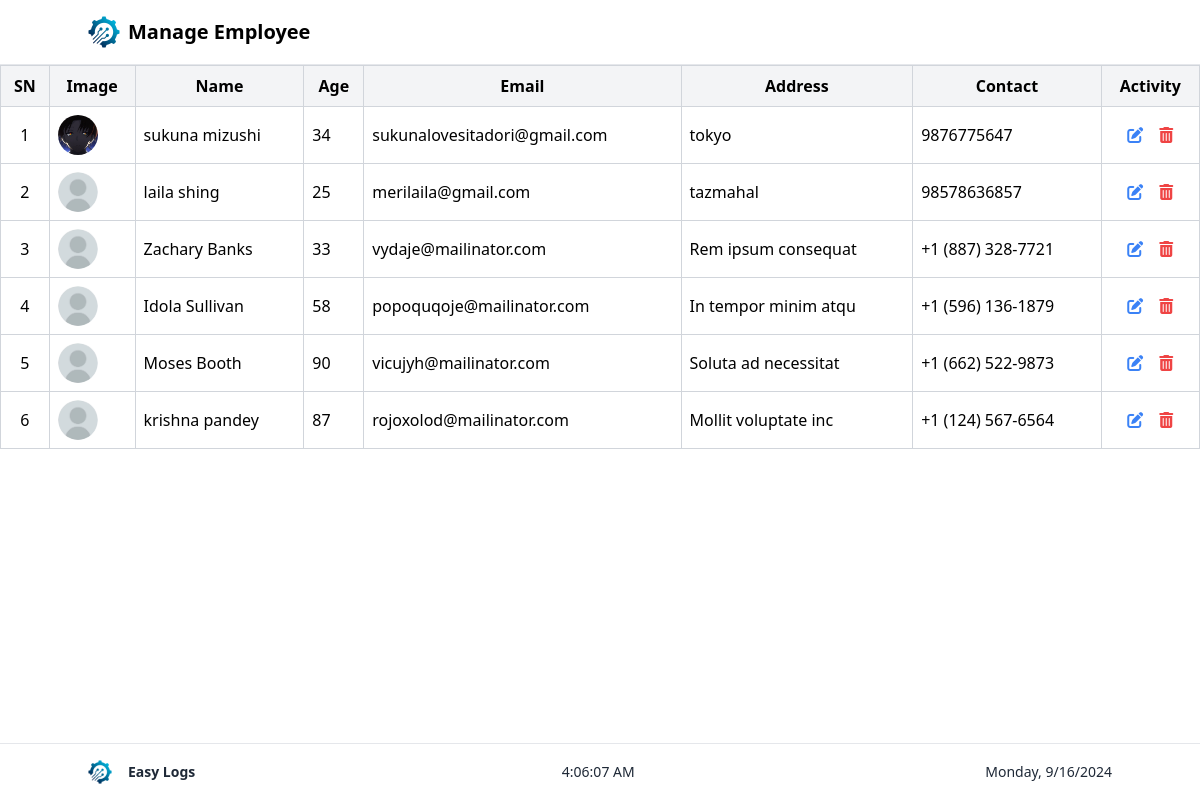
The app's page /manage_employee/ (signed in) with its own data.
### userauths/models.py (models this page shows)
class Employee(models.Model):
    user = models.OneToOneField(User, on_delete=models.CASCADE)
    first_name = models.CharField(max_length=100)
    last_name = models.CharField(max_length=100)
    email = models.EmailField()
    address = models.TextField()
    contact = models.CharField(max_length=15)
    age = models.PositiveIntegerField()
    profile_image = models.ImageField(upload_to='profile_images/', blank=True, null=True)

### userauths/views.py (the view)
# urls.py: path('manage_employee/', views.manage_employee , name="manage_employee"),
@login_required
@user_passes_test(lambda u: u.is_superuser)
def manage_employee(req):
    all_employees = Employee.objects.all()
    context = {
        'all_employees': all_employees
    }
    return render (req , "Admin/manage_employee.html",context)

### Templates/Admin/manage_employee.html (shortened to what this page needs)
<!DOCTYPE html>
<html lang="en">
  <head>
    <script src="https://cdn.tailwindcss.com"></script>
    <link
      href="https://cdn.jsdelivr.net/npm/remixicon@3.5.0/fonts/remixicon.css"
      rel="stylesheet"
    />
    <link
      rel="stylesheet"
      href="https://cdnjs.cloudflare.com/ajax/libs/font-awesome/6.0.0-beta3/css/all.min.css"
    />
  </head>
  <body class="flex flex-col min-h-screen">
    <nav class="p-4 border-b">
      <div class="container mx-auto flex items-center justify-between">
        <div class="flex items-center">
          <a href="/admin_dashboard">
            <img
              src="/static/images/Logo.png"
              alt="Logo"
              class="h-8 w-8 mr-2"
            />
          </a>
          <span class="text-xl font-bold">Manage Employee</span>
        </div>
      </div>
    </nav>
    <main class="flex-grow w-full overflow-x-auto">
      <table class="w-full border-collapse border border-gray-300">
        <thead>
          <tr class="bg-gray-100">
            <th class="border border-gray-300 p-2 w-15">
               SN
            </th>
            <th class="border border-gray-300 p-2">
               Image
            </th>
            <th class="border border-gray-300 p-2">
               Name
            </th>
            <th class="border border-gray-300 p-2">
               Age
            </th>
            <th class="border border-gray-300 p-2">
               Email
            </th>
            <th class="border border-gray-300 p-2">
               Address
            </th>
            <th class="border border-gray-300 p-2">
               Contact
            </th>
            <th class="border border-gray-300 p-2">
               Activity
            </th>
          </tr>
        </thead>
        <tbody>
          {% for employee in all_employees %}
          <tr>
            <td class="border border-gray-300 p-2 text-center">
              {{ forloop.counter }}
            </td>
            <td class="border border-gray-300 p-2">
              {% if employee.profile_image %}
              <img
                src="{{ employee.profile_image.url }}"
                alt="{{ employee.first_name }} {{ employee.last_name }}"
                class="h-10 w-10 rounded-full object-cover"
              />
              {% else %}
              <img
                src="/static/images/default_user.png"
                alt="Default Profile"
                class="h-10 w-10 rounded-full object-cover"
              />
              {% endif %}
            </td>
            <td class="border border-gray-300 p-2">
              {{employee.first_name }} {{employee.last_name }}
            </td>
            <td class="border border-gray-300 p-2">{{employee.age}}</td>
            <td class="border border-gray-300 p-2">{{employee.email}}</td>
            <td class="border border-gray-300 p-2">{{employee.address}}</td>
            <td class="border border-gray-300 p-2">{{employee.contact}}</td>
            <td class="border border-gray-300 p-2">
              <div class="flex gap-4 justify-center">
                <a href="{% url 'update_employee' employee.id %}">
                  <i class="fas fa-edit text-blue-500 cursor-pointer"></i>
                </a>
                <a
                  href="{% url 'delete_employee' employee.id %}"
                  onclick="return confirm('Are you sure you want to delete this employee?');"
                >
                  <i class="fas fa-trash-alt text-red-500 cursor-pointer"></i>
                </a>
              </div>
            </td>
          </tr>
          {% endfor %}
        </tbody>
      </table>
    </main>
    <footer class="text-gray-800 p-4 h-15 fixed bottom-0 w-full border-t">
      <div class="container mx-auto flex justify-between items-center text-sm">
        <div class="flex-shrink-0 flex items-center">
          <img
            class="h-6 w-auto"
            src="/static/images/Logo.png"
            alt="Easy Logs"
          />
          <b class="px-4">Easy Logs</b>
        </div>
        <span id="current-time"></span>
        <span id="current-date"></span>
      </div>
    </footer>
  </body>
</html>

### records on screen
Employee: profile_image (picture), first_name "sukuna", last_name "mizushi", age "34", email "sukunalovesitadori@gmail.com", address "tokyo", contact "9876775647"
Employee: first_name "laila", last_name "shing", age "25", email "merilaila@gmail.com", address "tazmahal", contact "98578636857"
Employee: first_name "Zachary", last_name "Banks", age "33", email "vydaje@mailinator.com", address "Rem ipsum consequat", contact "+1 (887) 328-7721"
Employee: first_name "Idola", last_name "Sullivan", age "58", email "popoquqoje@mailinator.com", address "In tempor minim atqu", contact "+1 (596) 136-1879"
Employee: first_name "Moses", last_name "Booth", age "90", email "vicujyh@mailinator.com", address "Soluta ad necessitat", contact "+1 (662) 522-9873"
Employee: first_name "krishna", last_name "pandey", age "87", email "rojoxolod@mailinator.com", address "Mollit voluptate inc", contact "+1 (124) 567-6564"
